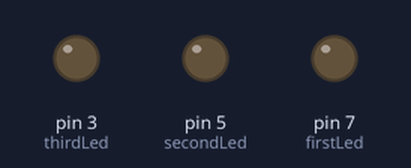
A sketch run on a simulated Arduino Uno, built with avr-gcc and run on an emulated ATmega328P. On the bench: output pins drawn as LEDs (lit = HIGH).

Above: at 0.1 s.
At 0.4 s:
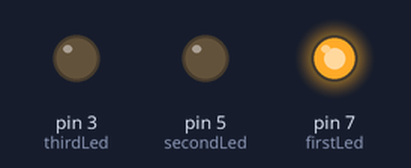
At 0.8 s:
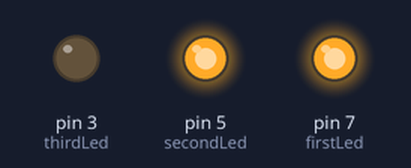
At 1.7 s:
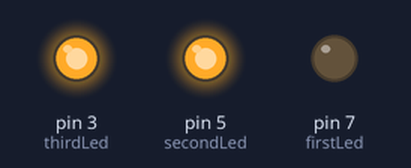
At 2.1 s:
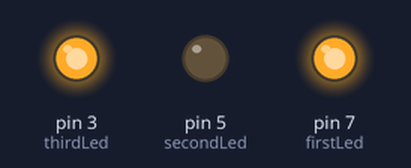
At 3.5 s:
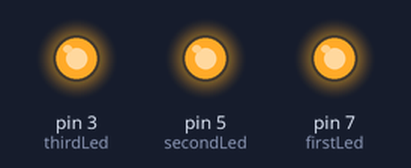
Timing chart, 0 to 3.8 s (numbered marks = the images above):
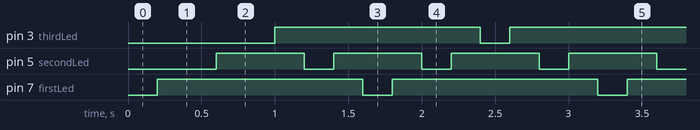

Measured:
- by itself, pin 3 (thirdLed), pin 7 (firstLed): alternates HIGH for 1.4 s and LOW for 0.20 s
- by itself, pin 5 (secondLed): alternates HIGH for 0.60 s and LOW for 0.20 s

The sketch:

multiBlink.ino
```cpp
int firstLed = 7;
int secondLed = 5;
int thirdLed = 3;

int blinkTime = 200;


void setup()
{
 pinMode(firstLed, OUTPUT);
 pinMode(secondLed, OUTPUT);
 pinMode(thirdLed, OUTPUT);
}

void loop()
{
  blinkLed(firstLed);
  blinkLed(secondLed);
  blinkLed(thirdLed);
  blinkLed(secondLed);

}

void blinkLed(int led)
{
  digitalWrite(led, LOW);
  delay(blinkTime);
  digitalWrite(led, HIGH);
  delay(blinkTime);
}
```
